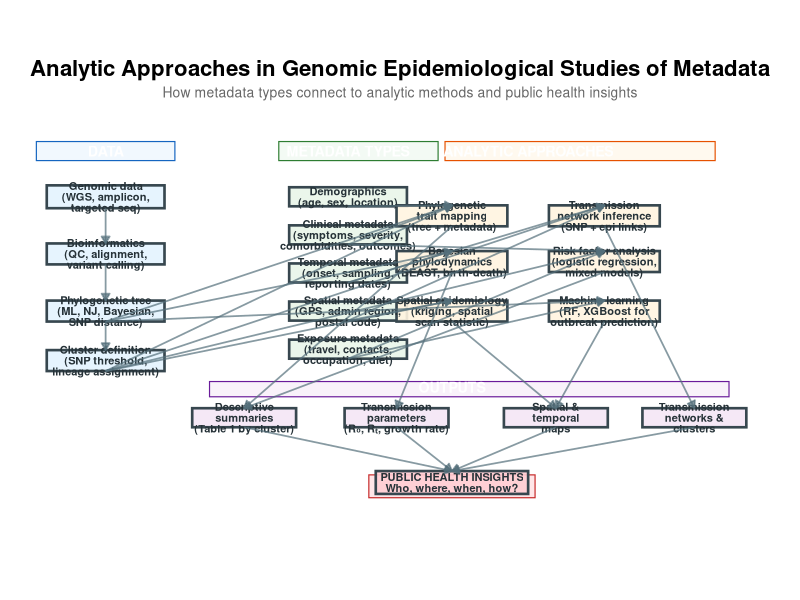

This figure's R source:
## ---- chunk 1
library(tidyverse)
library(patchwork)
## ---- chunk 2

# ---- Colours ----
genome_col  <- "#E3F2FD"    # genomic data (blues)
meta_col    <- "#E8F5E9"    # metadata types (greens)
approach_col <- "#FFF3E0"   # analytic approaches (oranges)
output_col   <- "#F3E5F5"   # outputs (purples)
insight_col  <- "#FFCDD2"   # public health insights (red)

# ---- Steps ----
steps <- tribble(
  ~id,       ~x,  ~y,  ~w,   ~h,   ~label,                                 ~col,
  # --- Data sources (top row) ---
  "genome",    1,   7,  1.7,  0.6,  "Genomic data\n(WGS, amplicon,\ntargeted seq)",  genome_col,
  "demo",      4.5, 7,  1.7,  0.5,  "Demographics\n(age, sex, location)",         meta_col,
  "clin",      4.5, 6,  1.7,  0.5,  "Clinical metadata\n(symptoms, severity,\ncomorbidities, outcomes)", meta_col,
  "temporal",  4.5, 5,  1.7,  0.5,  "Temporal metadata\n(onset, sampling,\nreporting dates)", meta_col,
  "spatial",   4.5, 4,  1.7,  0.5,  "Spatial metadata\n(GPS, admin region,\npostal code)", meta_col,
  "behav",     4.5, 3,  1.7,  0.5,  "Exposure metadata\n(travel, contacts,\noccupation, diet)", meta_col,

  # --- Genomic processing (left column) ---
  "qc",        1,   5.5, 1.7, 0.55, "Bioinformatics\n(QC, alignment,\nvariant calling)",        genome_col,
  "tree",      1,   4,   1.7, 0.55, "Phylogenetic tree\n(ML, NJ, Bayesian,\nSNP distance)",       genome_col,
  "clusters",  1,   2.7, 1.7, 0.55, "Cluster definition\n(SNP threshold,\nlineage assignment)", genome_col,

  # --- Analytic approaches (centre) ---
  "phylo_map",  6,   6.5, 1.6, 0.55, "Phylogenetic\ntrait mapping\n(tree + metadata)",         approach_col,
  "bayes",      6,   5.3, 1.6, 0.55, "Bayesian\nphylodynamics\n(BEAST, birth-death)",          approach_col,
  "trans_net",  8.2, 6.5, 1.6, 0.55, "Transmission\nnetwork inference\n(SNP + epi links)",      approach_col,
  "risk_glm",   8.2, 5.3, 1.6, 0.55, "Risk factor analysis\n(logistic regression,\nmixed models)", approach_col,
  "spatial_epi",6,   4.0, 1.6, 0.55, "Spatial epidemiology\n(kriging, spatial\nscan statistic)",  approach_col,
  "ml",         8.2, 4.0, 1.6, 0.55, "Machine learning\n(RF, XGBoost for\noutbreak prediction)", approach_col,

  # --- Outputs (bottom) ---
  "desc",       3,   1.2, 1.5, 0.5,  "Descriptive\nsummaries\n(Table 1 by cluster)",      output_col,
  "r0",         5.2, 1.2, 1.5, 0.5,  "Transmission\nparameters\n(R₀, Rₜ, growth rate)",    output_col,
  "map",        7.5, 1.2, 1.5, 0.5,  "Spatial &\ntemporal\nmaps",                         output_col,
  "network",    9.5, 1.2, 1.5, 0.5,  "Transmission\nnetworks &\nclusters",                 output_col,

  # --- Insights (very bottom) ---
  "insight",    6,  -0.5, 2.2, 0.6,  "PUBLIC HEALTH INSIGHTS\nWho, where, when, how?",      insight_col
)

# ---- Arrows ----
arrows <- tribble(
  ~from, ~to,

  # Genomic pipeline
  "genome",   "qc",
  "qc",       "tree",
  "tree",     "clusters",

  # Metadata → approaches
  "demo",     "phylo_map",
  "clin",     "phylo_map",
  "temporal", "bayes",
  "spatial",  "spatial_epi",
  "behav",    "risk_glm",
  "temporal", "trans_net",
  "clin",     "risk_glm",
  "spatial",  "trans_net",
  "behav",    "ml",

  # Genomic → approaches
  "clusters", "phylo_map",
  "clusters", "trans_net",
  "tree",     "bayes",
  "clusters", "risk_glm",
  "tree",     "phylo_map",
  "clusters", "spatial_epi",
  "tree",     "ml",

  # Approaches → outputs
  "phylo_map",   "desc",
  "bayes",       "r0",
  "trans_net",   "network",
  "risk_glm",    "desc",
  "spatial_epi", "map",
  "ml",          "map",

  # Outputs → insight
  "desc",    "insight",
  "r0",      "insight",
  "map",     "insight",
  "network", "insight"
)

# Join arrow endpoints
arrows <- arrows |>
  left_join(steps, by = c("from" = "id")) |>
  left_join(steps, by = c("to" = "id"), suffix = c("_from", "_to"))

# ---- Section headers ----
headers <- tribble(
  ~x,   ~y,  ~label, ~col,
  1,    8.2, "DATA",        "#37474F",
  4.5,  8.2, "METADATA TYPES", "#37474F",
  7.1,  8.2, "ANALYTIC APPROACHES", "#37474F",
  6,    2.0, "OUTPUTS", "#37474F",
  6,   -1.3, "INSIGHTS", "#37474F"
)

# ---- Draw ----
ggplot() +
  # Header backgrounds
  annotate("rect", xmin = 0,    xmax = 2,    ymin = 7.95, ymax = 8.45, fill = genome_col, colour = "#1565C0", linewidth = 0.4, alpha = 0.5) +
  annotate("rect", xmin = 3.5,  xmax = 5.8,  ymin = 7.95, ymax = 8.45, fill = meta_col, colour = "#2E7D32", linewidth = 0.4, alpha = 0.5) +
  annotate("rect", xmin = 5.9,  xmax = 9.8,  ymin = 7.95, ymax = 8.45, fill = approach_col, colour = "#E65100", linewidth = 0.4, alpha = 0.5) +
  annotate("rect", xmin = 2.5,  xmax = 10.0, ymin = 1.75, ymax = 2.15, fill = output_col, colour = "#6A1B9A", linewidth = 0.4, alpha = 0.5) +
  annotate("rect", xmin = 4.8,  xmax = 7.2,  ymin = -0.9, ymax = -0.3, fill = insight_col, colour = "#C62828", linewidth = 0.4, alpha = 0.5) +

  geom_text(data = headers, aes(x, y, label = label), size = 3.6, fontface = "bold",
            colour = "white") +

  # ---- Boxes ----
  geom_rect(data = steps,
    aes(xmin = x - w/2, xmax = x + w/2, ymin = y - h/2, ymax = y + h/2),
    fill = steps$col, colour = "#37474F", linewidth = 0.9, alpha = 0.9) +

  # ---- Labels ----
  geom_text(data = steps, aes(x, y, label = label),
    size = 2.8, lineheight = 0.82, fontface = "bold", colour = "#263238") +

  # ---- Arrows ----
  geom_segment(data = arrows,
    aes(x = x_from, y = y_from - h_from/2,
        xend = x_to,   yend = y_to + h_to/2),
    arrow = arrow(length = unit(0.08, "inches"), type = "closed"),
    colour = "#546E7A", linewidth = 0.6, alpha = 0.7) +

  # ---- Tidy ----
  xlim(0, 10.5) + ylim(-1.5, 8.7) +
  coord_fixed(ratio = 0.55) +
  theme_void() +
  labs(title = "Analytic Approaches in Genomic Epidemiological Studies of Metadata",
       subtitle = "How metadata types connect to analytic methods and public health insights") +
  theme(
    plot.title    = element_text(size = 16, face = "bold", hjust = 0.5, margin = margin(b = 4)),
    plot.subtitle = element_text(size = 10, colour = "grey40", hjust = 0.5, margin = margin(b = 8))
  )
